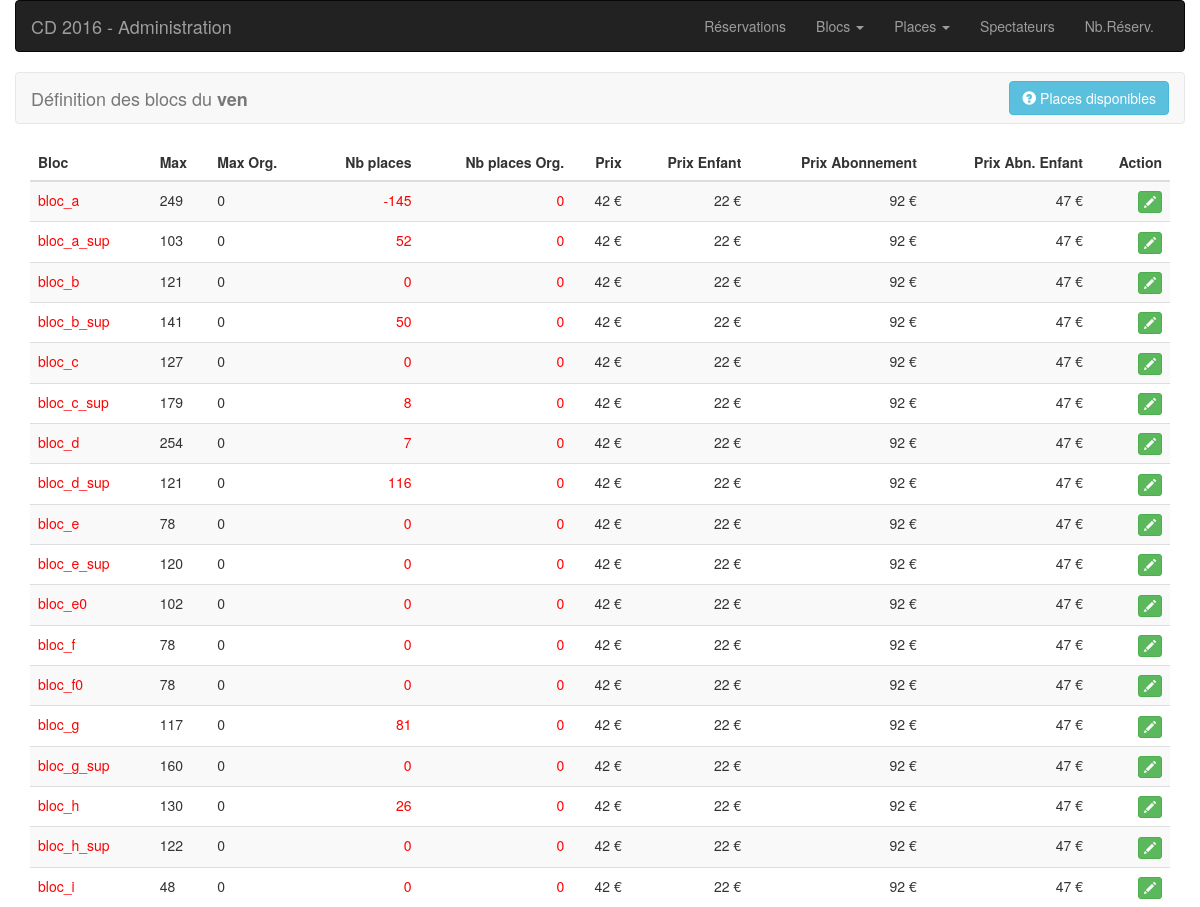
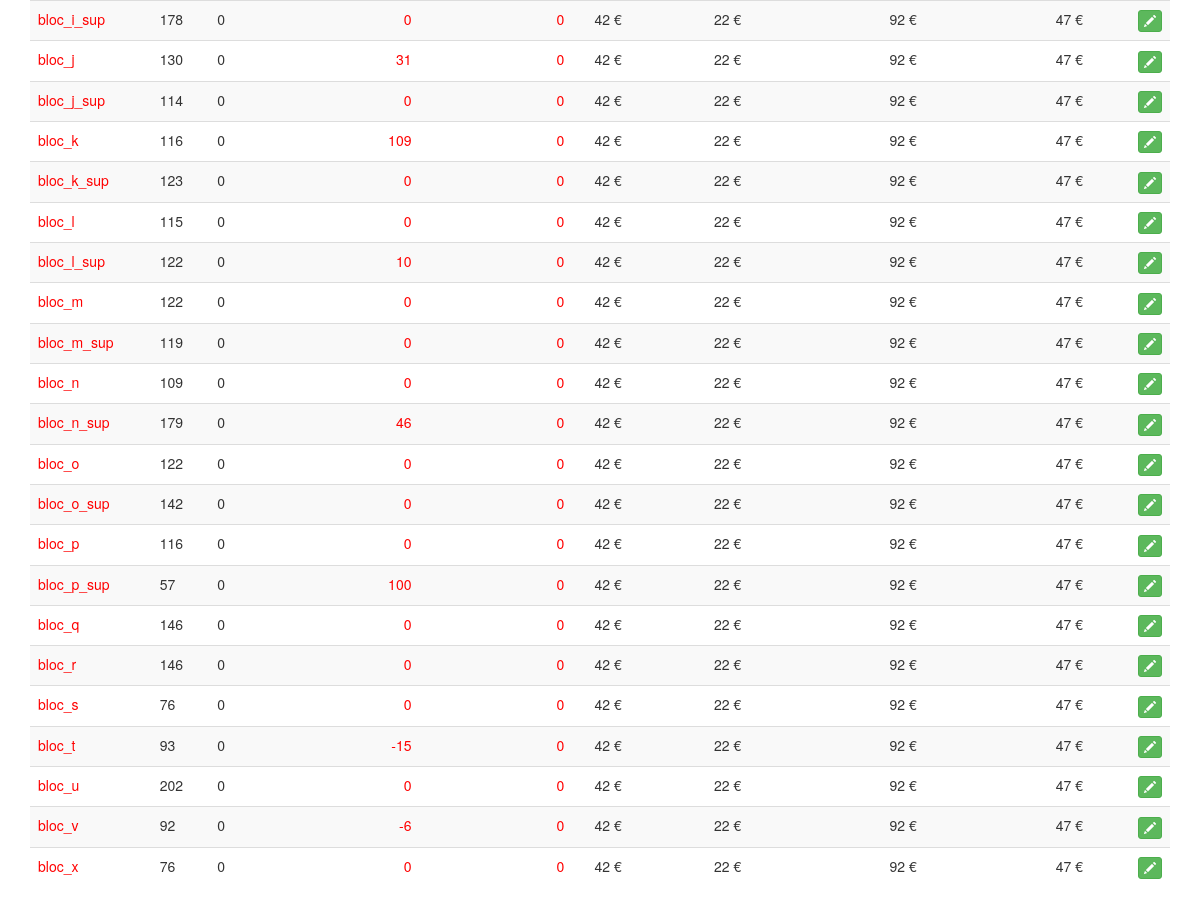
The app's page /blocs.php?jour=ven with its own data (2 pictures, top to bottom).
### tables this page shows
CREATE TABLE `cd16_blocs_ven` (
  `name` varchar(25) NOT NULL,
  `max` int(11) NOT NULL DEFAULT '0',
  `max_org` int(11) NOT NULL DEFAULT '0',
  `places` int(11) NOT NULL,
  `places_org` int(11) NOT NULL DEFAULT '0',
  `zone` varchar(50) NOT NULL,
  `price` int(11) NOT NULL,
  `price_half` int(11) NOT NULL,
  `price_abn` int(11) NOT NULL,
  `price_abn_half` int(11) NOT NULL,
  `color` varchar(25) NOT NULL
);

### blocs.php (the view, shortened to what this page needs)
<?php
require_once 'inc/conn.php';
$jour=$_GET['jour'];
$req = $pdo->prepare("SELECT  * FROM cd16_blocs_".$jour."  ORDER BY name  ");
$req->execute();
?>
<?php require 'inc/header.php'; ?>
<nav class="navbar navbar-default">
  <div class="container-fluid">
    <div class="navbar-header">
        <a class="navbar-brand" href="#">Définition des blocs du <b><?= $jour ?></b></a>
    </div>
    <div class="collapse navbar-collapse" id="bs-example-navbar-collapse-1">
      <ul class="nav navbar-nav navbar-right">
          <li><button id="btnDoDispo" type="button" class="btn btn-info navbar-btn"><span class="glyphicon glyphicon-question-sign" aria-hidden="true"></span> Places disponibles</button></li>
      </ul>
    </div>
  </div>
</nav>
<div class="col-md-12">
    <table class="table table-striped table-hover ">
        <thead>
            <th>Bloc</th>
            <th>Max</th>
            <th>Max Org.</th>
            <th style="text-align: right;">Nb places</th>
            <th style="text-align: right;">Nb places Org.</th>
            <th style="text-align: right;">Prix</th>
            <th style="text-align: right;">Prix Enfant</th>
            <th style="text-align: right;">Prix Abonnement</th>
            <th style="text-align: right;">Prix Abn. Enfant</th>
            <th style="text-align: right;">Action</th>
        </thead>
        <tbody>
            <?php while($res = $req->fetch()): ?>
            <tr>
                <td style="text-align: left;color:red;"><?= $res->name; ?></td>
                <td style="text-align: left;"><?= $res->max; ?></td>
                <td style="text-align: left;"><?= $res->max_org; ?></td>
                <td style="text-align: right;color:red;"><?= $res->places; ?></td>
                <td style="text-align: right;color:red;"><?= $res->places_org; ?></td>
                <td style="text-align: right;"><?= $res->price; ?> €</td>
                <td style="text-align: right;"><?= $res->price_half; ?> €</td>
                <td style="text-align: right;"><?= $res->price_abn; ?> €</td>
                <td style="text-align: right;"><?= $res->price_abn_half; ?> €</td>
                <td style="text-align: right;">
                    <a href="#" class="btn btn-success btn-xs" title="modifier les blocs"
                       data-toggle="modal"
                       data-target=".bs-bloc-modal-sm"
                       data-name="<?= $res->name; ?>"
                       data-max="<?= $res->max; ?>"
                       data-max_org="<?= $res->max_org; ?>"
                       data-price="<?= $res->price; ?>"
                       data-price_half="<?= $res->price_half; ?>"
                       data-price_abn="<?= $res->price_abn; ?>"
                       data-price_abn_half="<?= $res->price_abn_half; ?>" >
                       <span class="glyphicon glyphicon-pencil" aria-hidden="true"></span>
                    </a>
                </td>
             </tr>
             <?php endwhile; ?>
        </tbody>
    </table>
</div>
<?php require 'inc/footer.php';

### inc/header.php (shortened to what this page needs)
<!DOCTYPE html>
<html lang="en">
  <head>
    <link rel="stylesheet" href="css/bootstrap-3.3.2.min.css">
    <link rel="stylesheet" href="css/bootstrap-datepicker3.standalone.min.css">
    <link rel="stylesheet" href="css/bootstrap-multiselect.css">
  </head>
  <body>
<div class="container-fluid">
    <nav class="navbar navbar-inverse">
      <div class="container-fluid">
        <div class="navbar-header">
          <a class="navbar-brand" href="#">CD 2016 - Administration</a>
        </div>
        <div class="collapse navbar-collapse" id="bs-example-navbar-collapse-2">
          <ul class="nav navbar-nav navbar-right">
            <li><a href="index.php">Réservations</a></li>
            <li class="dropdown">
                <a href="#" class="dropdown-toggle" data-toggle="dropdown" role="button" aria-haspopup="true" aria-expanded="false">Blocs <span class="caret"></span></a>
            </li>
            <li class="dropdown">
                <a href="#" class="dropdown-toggle" data-toggle="dropdown" role="button" aria-haspopup="true" aria-expanded="false">Places <span class="caret"></span></a>
            </li>
            <li><a href="users.php">Spectateurs</a></li>
            <li><a href="reserv.php">Nb.Réserv.</a></li>
          </ul>
        </div>
      </div>
    </nav>

### inc/footer.php (shortened to what this page needs)
</div>
  </body>
</html>

### records on screen
cd16_blocs_ven: name "bloc_a", max "249", max_org "0", places "-145", places_org "0", price "42", price_half "22", price_abn "92", price_abn_half "47"
cd16_blocs_ven: name "bloc_a_sup", max "103", max_org "0", places "52", places_org "0", price "42", price_half "22", price_abn "92", price_abn_half "47"
cd16_blocs_ven: name "bloc_b", max "121", max_org "0", places "0", places_org "0", price "42", price_half "22", price_abn "92", price_abn_half "47"
cd16_blocs_ven: name "bloc_b_sup", max "141", max_org "0", places "50", places_org "0", price "42", price_half "22", price_abn "92", price_abn_half "47"
cd16_blocs_ven: name "bloc_c", max "127", max_org "0", places "0", places_org "0", price "42", price_half "22", price_abn "92", price_abn_half "47"
cd16_blocs_ven: name "bloc_c_sup", max "179", max_org "0", places "8", places_org "0", price "42", price_half "22", price_abn "92", price_abn_half "47"
cd16_blocs_ven: name "bloc_d", max "254", max_org "0", places "7", places_org "0", price "42", price_half "22", price_abn "92", price_abn_half "47"
cd16_blocs_ven: name "bloc_d_sup", max "121", max_org "0", places "116", places_org "0", price "42", price_half "22", price_abn "92", price_abn_half "47"
cd16_blocs_ven: name "bloc_e", max "78", max_org "0", places "0", places_org "0", price "42", price_half "22", price_abn "92", price_abn_half "47"
cd16_blocs_ven: name "bloc_e_sup", max "120", max_org "0", places "0", places_org "0", price "42", price_half "22", price_abn "92", price_abn_half "47"
cd16_blocs_ven: name "bloc_e0", max "102", max_org "0", places "0", places_org "0", price "42", price_half "22", price_abn "92", price_abn_half "47"
cd16_blocs_ven: name "bloc_f", max "78", max_org "0", places "0", places_org "0", price "42", price_half "22", price_abn "92", price_abn_half "47"
cd16_blocs_ven: name "bloc_f0", max "78", max_org "0", places "0", places_org "0", price "42", price_half "22", price_abn "92", price_abn_half "47"
cd16_blocs_ven: name "bloc_g", max "117", max_org "0", places "81", places_org "0", price "42", price_half "22", price_abn "92", price_abn_half "47"
cd16_blocs_ven: name "bloc_g_sup", max "160", max_org "0", places "0", places_org "0", price "42", price_half "22", price_abn "92", price_abn_half "47"
cd16_blocs_ven: name "bloc_h", max "130", max_org "0", places "26", places_org "0", price "42", price_half "22", price_abn "92", price_abn_half "47"
cd16_blocs_ven: name "bloc_h_sup", max "122", max_org "0", places "0", places_org "0", price "42", price_half "22", price_abn "92", price_abn_half "47"
cd16_blocs_ven: name "bloc_i", max "48", max_org "0", places "0", places_org "0", price "42", price_half "22", price_abn "92", price_abn_half "47"
cd16_blocs_ven: name "bloc_i_sup", max "178", max_org "0", places "0", places_org "0", price "42", price_half "22", price_abn "92", price_abn_half "47"
cd16_blocs_ven: name "bloc_j", max "130", max_org "0", places "31", places_org "0", price "42", price_half "22", price_abn "92", price_abn_half "47"
cd16_blocs_ven: name "bloc_j_sup", max "114", max_org "0", places "0", places_org "0", price "42", price_half "22", price_abn "92", price_abn_half "47"
cd16_blocs_ven: name "bloc_k", max "116", max_org "0", places "109", places_org "0", price "42", price_half "22", price_abn "92", price_abn_half "47"
cd16_blocs_ven: name "bloc_k_sup", max "123", max_org "0", places "0", places_org "0", price "42", price_half "22", price_abn "92", price_abn_half "47"
cd16_blocs_ven: name "bloc_l", max "115", max_org "0", places "0", places_org "0", price "42", price_half "22", price_abn "92", price_abn_half "47"
cd16_blocs_ven: name "bloc_l_sup", max "122", max_org "0", places "10", places_org "0", price "42", price_half "22", price_abn "92", price_abn_half "47"
cd16_blocs_ven: name "bloc_m", max "122", max_org "0", places "0", places_org "0", price "42", price_half "22", price_abn "92", price_abn_half "47"
cd16_blocs_ven: name "bloc_m_sup", max "119", max_org "0", places "0", places_org "0", price "42", price_half "22", price_abn "92", price_abn_half "47"
cd16_blocs_ven: name "bloc_n", max "109", max_org "0", places "0", places_org "0", price "42", price_half "22", price_abn "92", price_abn_half "47"
cd16_blocs_ven: name "bloc_n_sup", max "179", max_org "0", places "46", places_org "0", price "42", price_half "22", price_abn "92", price_abn_half "47"
cd16_blocs_ven: name "bloc_o", max "122", max_org "0", places "0", places_org "0", price "42", price_half "22", price_abn "92", price_abn_half "47"
cd16_blocs_ven: name "bloc_o_sup", max "142", max_org "0", places "0", places_org "0", price "42", price_half "22", price_abn "92", price_abn_half "47"
cd16_blocs_ven: name "bloc_p", max "116", max_org "0", places "0", places_org "0", price "42", price_half "22", price_abn "92", price_abn_half "47"
cd16_blocs_ven: name "bloc_p_sup", max "57", max_org "0", places "100", places_org "0", price "42", price_half "22", price_abn "92", price_abn_half "47"
cd16_blocs_ven: name "bloc_q", max "146", max_org "0", places "0", places_org "0", price "42", price_half "22", price_abn "92", price_abn_half "47"
cd16_blocs_ven: name "bloc_r", max "146", max_org "0", places "0", places_org "0", price "42", price_half "22", price_abn "92", price_abn_half "47"
cd16_blocs_ven: name "bloc_s", max "76", max_org "0", places "0", places_org "0", price "42", price_half "22", price_abn "92", price_abn_half "47"
cd16_blocs_ven: name "bloc_t", max "93", max_org "0", places "-15", places_org "0", price "42", price_half "22", price_abn "92", price_abn_half "47"
cd16_blocs_ven: name "bloc_u", max "202", max_org "0", places "0", places_org "0", price "42", price_half "22", price_abn "92", price_abn_half "47"
cd16_blocs_ven: name "bloc_v", max "92", max_org "0", places "-6", places_org "0", price "42", price_half "22", price_abn "92", price_abn_half "47"
cd16_blocs_ven: name "bloc_x", max "76", max_org "0", places "0", places_org "0", price "42", price_half "22", price_abn "92", price_abn_half "47"

### other values on screen
$jour "ven"
